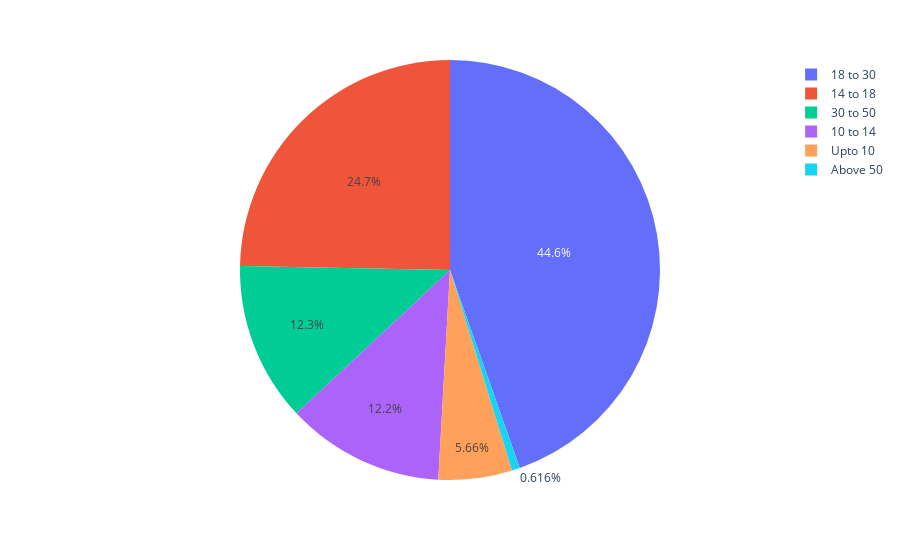

Notebook source saved alongside this figure:
### Code cell
por = por.loc[por['Subgroup'] == 'Victims of Incest Rape']

above_50 = por['Victims_Above_50_Yrs'].sum()
Bet_10_14 =  por['Victims_Between_10-14_Yrs'].sum()
Bet_14_18 =  por['Victims_Between_14-18_Yrs'].sum()
Bet_18_30 =  por['Victims_Between_18-30_Yrs'].sum()
Bet_30_50 =  por['Victims_Between_30-50_Yrs'].sum()
upto_10 = por['Victims_Upto_10_Yrs'].sum()

age_group = ['Upto 10', '10 to 14', '14 to 18', '18 to 30', '30 to 50', 'Above 50']
age_group_value = [upto_10, Bet_10_14, Bet_14_18, Bet_18_30, Bet_30_50, above_50]

fig = px.pie(values = age_group_value, names = age_group)

fig.show()

### Figure 1 — Plotly figure (JSON) as saved in the notebook; plotly's stock layout.template omitted (floating-point values rounded to 4 significant figures)
{"data": [{"domain": {"x": [0, 1], "y": [0, 1]}, "hovertemplate": "label=%{label}<br>value=%{value}<extra></extra>", "labels": ["Upto 10", "10 to 14", "14 to 18", "18 to 30", "30 to 50", "Above 50"], "legendgroup": "", "name": "", "showlegend": true, "type": "pie", "values": [239, 513, 1042, 1882, 517, 26]}], "layout": {"legend": {"tracegroupgap": 0}, "margin": {"t": 60}}}
